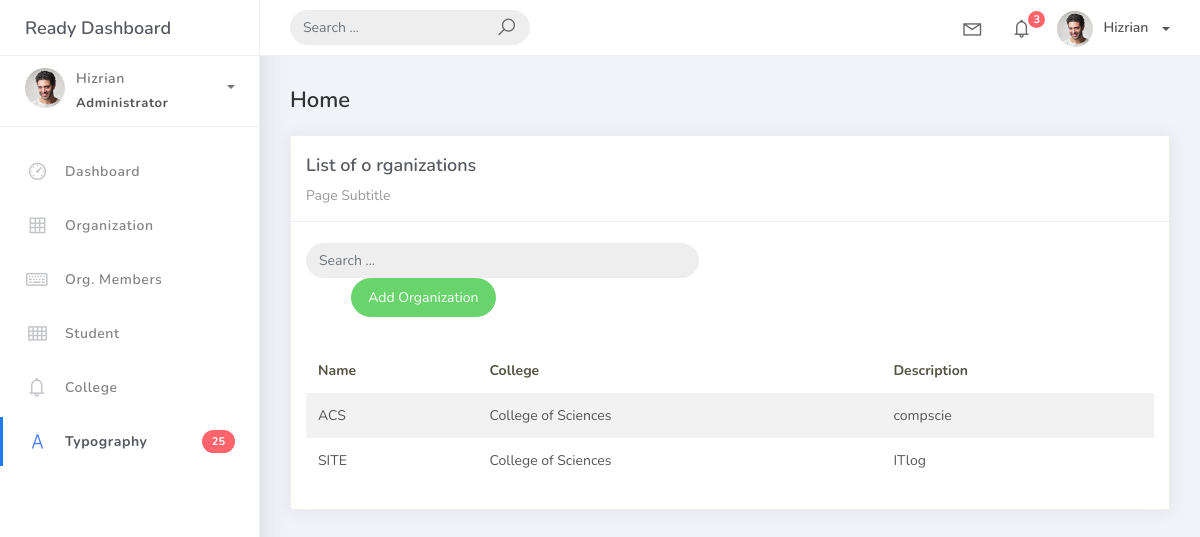
Before: /organization_list with the older database file.
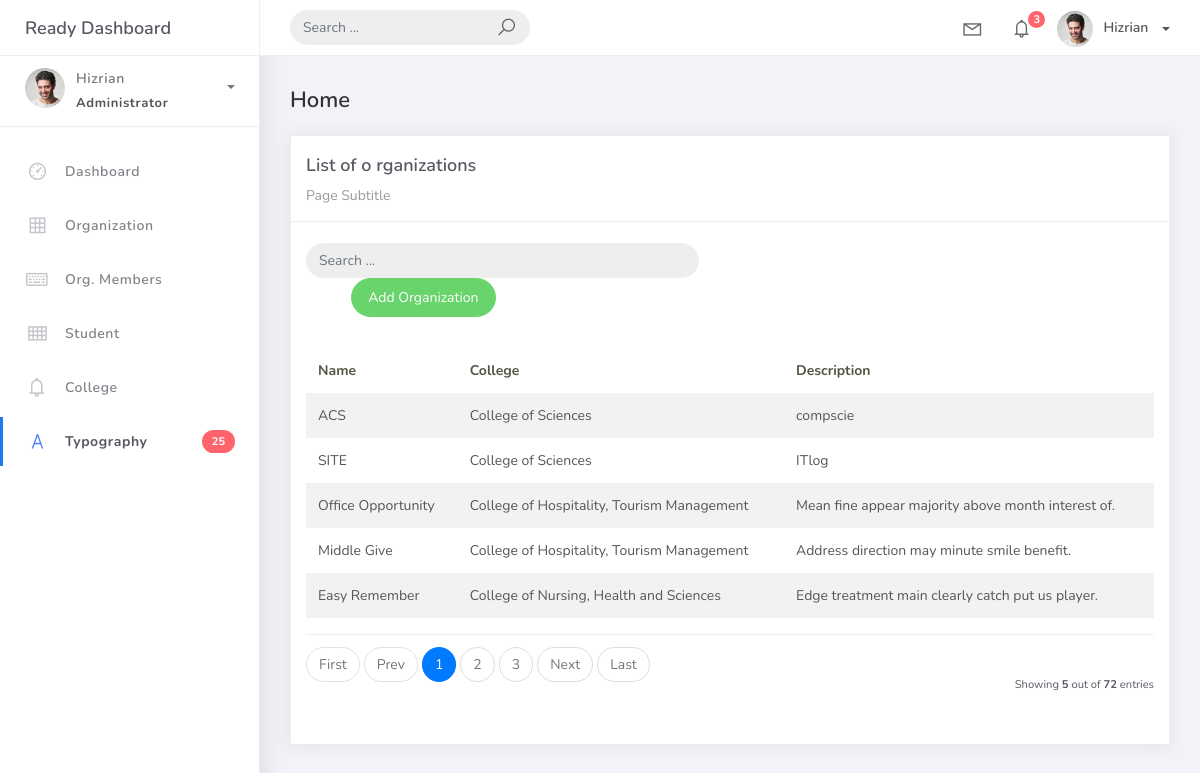
After: the same page with the newer database file.
### studentorg/models.py (models this page shows, shortened)
class BaseModel(models.Model):
    created_at = models.DateTimeField(auto_now_add=True, db_index=True)
    updated_at = models.DateTimeField(auto_now=True)
    class Meta:
        abstract = True

class Organization(BaseModel):
    name = models.CharField(max_length=250)
    college = models.ForeignKey(
        College, null=True, blank=True, on_delete=models.CASCADE)
    description = models.CharField(max_length=500)

class College(BaseModel):
    college_name = models.CharField(max_length=150)
    def __str__(self):
        return self.college_name

### studentorg/views.py (the view)
# urls.py: path('organization_list',OrganizationList.as_view(), name='organization-list'),
class OrganizationList(ListView):
    model = Organization
    context_object_name = 'organization'
    template_name = 'org_list.html'
    paginate_by = 5

### templates/org_list.html (shortened to what this page needs)
{% extends 'base.html' %} {% load static %} {% block content %}
<div class="content">
  <div class="container-fluid">
    <h4 class="page-title">Home</h4>
     <div class="row">
      <div class="col-md-12">
        <div class="card">
         <div class="card-header">
           <div class="card-title">List of o rganizations</div>
           <div class="card-category">Page Subtitle</div>
        </div>
        <br />
        <div clas="col-md-12 row">
            <div class="col-md-6">
                <form class="navbar-left navbar-form nav-search mr-md-3" action="">
                    <div class="input-group">
                        <input type="text" placeholder="Search ..." class="form-control" />
                        <div class="input-group-append">
                            <span class="input-group-text">
                            </span>
                        </div>
                    </div>
                </form>
                <div class="col-md-6">
                    <div class="pull-right">
                        <a href="{% url 'organization-add' %}" class="btn btn-success btn-rounded">Add Organization</a>
                    </div>
                </div>
            </div>
        </div>
        <div class="card-body">
        <table class="table table-striped mt-3">
        <thead>
            <tr>
              <th scope="col">Name</th>
              <th scope="col">College</th>
              <th scope="col">Description</th>
            </tr>
            </thead>
            <tbody>
              {% for object in object_list %}
              <tr>
                <td>{{ object.name}}</td>
                <td>{{ object.college }}</td>
                <td>{{ object.description }}</td>
              </tr>
              {% endfor %}
              </tbody>
            </table>
            {% include 'includes/pagination.html' %}
           </div>
          </div>
        </div>
      </div>
    </div>
</div>
{% endblock %}

### templates/base.html (shortened to what this page needs)
{% load static %}
<!DOCTYPE html>
<html>
<head>
	<link rel="stylesheet" href="{% static 'css/bootstrap.min.css' %}">
	<link rel="stylesheet" href="{% static 'css/ready.css' %}">
	<link rel="stylesheet" href="{% static 'css/demo.css' %}">
</head>
<body>
	<div class="wrapper">
		<div class="main-header">
			<div class="logo-header">
				<a href="index.html" class="logo">
					Ready Dashboard
				</a>
			</div>
			<nav class="navbar navbar-header navbar-expand-lg">
				<div class="container-fluid">
					<form class="navbar-left navbar-form nav-search mr-md-3" action="">
						<div class="input-group">
							<input type="text" placeholder="Search ..." class="form-control">
							<div class="input-group-append">
								<span class="input-group-text">
									<i class="la la-search search-icon"></i>
								</span>
							</div>
						</div>
					</form>
					<ul class="navbar-nav topbar-nav ml-md-auto align-items-center">
						<li class="nav-item dropdown hidden-caret">
							<a class="nav-link dropdown-toggle" href="#" id="navbarDropdown" role="button" data-toggle="dropdown" aria-haspopup="true" aria-expanded="false">
								<i class="la la-envelope"></i>
							</a>
						</li>
						<li class="nav-item dropdown hidden-caret">
							<a class="nav-link dropdown-toggle" href="#" id="navbarDropdown" role="button" data-toggle="dropdown" aria-haspopup="true" aria-expanded="false">
								<i class="la la-bell"></i>
								<span class="notification">3</span>
							</a>
						</li>
						<li class="nav-item dropdown">
							<a class="dropdown-toggle profile-pic" data-toggle="dropdown" href="#" aria-expanded="false"> <img src="{% static 'img/profile.jpg' %}" alt="user-img" width="36" class="img-circle"><span >Hizrian</span></span> </a>
							</li>
						</ul>
					</div>
				</nav>
			</div>
			<div class="sidebar">
				<div class="scrollbar-inner sidebar-wrapper">
					<div class="user">
						<div class="photo">
							<img src="{% static 'img/profile.jpg' %}">
						</div>
						<div class="info">
							<a class="" data-toggle="collapse" href="#collapseExample" aria-expanded="true">
								<span>
									Hizrian
									<span class="user-level">Administrator</span>
									<span class="caret"></span>
								</span>
							</a>
						</div>
					</div>
					<ul class="nav">
						<li class="nav-item">
							<a href="index.html">
								<i class="la la-dashboard"></i>
								<p>Dashboard</p>
							</a>
						</li>
						<li class="nav-item">
							<a href="{% url 'organization-list' %}">
								<i class="la la-table"></i>
								<p>Organization</p>
							</a>
						</li>
						<li class="nav-item">
							<a href="forms.html">
								<i class="la la-keyboard-o"></i>
								<p>Org. Members</p>
							</a>
						</li>
						<li class="nav-item">
							<a href="tables.html">
								<i class="la la-th"></i>
								<p>Student</p>
							</a>
						</li>
						<li class="nav-item">
							<a href="notifications.html">
								<i class="la la-bell"></i>
								<p>College</p>
							</a>
						</li>
						<li class="nav-item active">
							<a href="typography.html">
								<i class="la la-font"></i>
								<p>Typography</p>
								<span class="badge badge-danger">25</span>
							</a>
						</li>
					</ul>
				</div>
			</div>
			<div class="main-panel">
					{% block content %}
					{% endblock %}
			</div>
		</div>
</body>
</html>

### templates/includes/pagination.html (shortened to what this page needs)
{% if is_paginated %}
<div class="card-footer px-0 border-0 d-flex flex-column flex-lg-row align-items-center justify-content-between mt-3">
  <nav aria-label="Topica pagination" class="mb-4">
    <ul class="pagination">
      {% if page_obj.has_previous %}
      <li class="page-item">
        <a class="page-link" href="?page=1">First</a>
      </li>
      {% else %}
      <li class="page-item disabled">
        <span class="page-link">First</span>
      </li>
      {% endif %}
      {% if page_obj.has_previous %}
      <li class="page-item">
        <a class="page-link" href="?page={{ page_obj.previous_page_number }}">Prev</a>
      </li>
      {% else %}
      <li class="page-item disabled">
        <span class="page-link">Prev</span>
      </li>
      {% endif %}
      {% for page_num in paginator.page_range %}
        {% if page_obj.number == page_num %}
          <li class="page-item active">
            <span class="page-link">
              {{ page_num }}
            </span>
          </li>
        {% elif page_num > page_obj.number|add:'-3' and page_num < page_obj.number|add:'3' %}
          <li class="page-item">
            <a class="page-link" href="?page={{ page_num }}">{{ page_num }}</a>
          </li>
        {% endif %}
      {% endfor %}
      {% if page_obj.has_next %}
      <li class="page-item">
        <a class="page-link" href="?page={{ page_obj.next_page_number }}">Next</a>
      </li>
      {% else %}
      <li class="page-item disabled">
        <span class="page-link">Next</span>
      </li>
      {% endif %}
      {% if page_obj.has_next %}
      <li class="page-item">
        <a class="page-link" href="?page={{ paginator.num_pages }}">Last</a>
      </li>
      {% else %}
      <li class="page-item disabled">
        <span class="page-link">Last</span>
      </li>
      {% endif %}
    </ul>
  </nav>
  <div class="fw-normal small mt-4 mt-lg-0">Showing <b>{{ object_list.count }}</b> out of <b>{{ paginator.count }}</b> entries</div>
</div>
{% endif %}

Changed rows visible on the page:
added Organization: name "Office Opportunity", college "College of Hospitality, Tourism Management", description "Mean fine appear majority above month interest of."
added Organization: name "Middle Give", college "College of Hospitality, Tourism Management", description "Address direction may minute smile benefit."
added Organization: name "Easy Remember", college "College of Nursing, Health and Sciences", description "Edge treatment main clearly catch put us player."
Other visible differences:
{{ object_list.count }}: (not shown) → "5"
{{ paginator.count }}: (not shown) → "72"
text now shown: "First Prev Next Last Showing out of entries"
new list line: "1"
new list line: "2"
new list line: "3"
